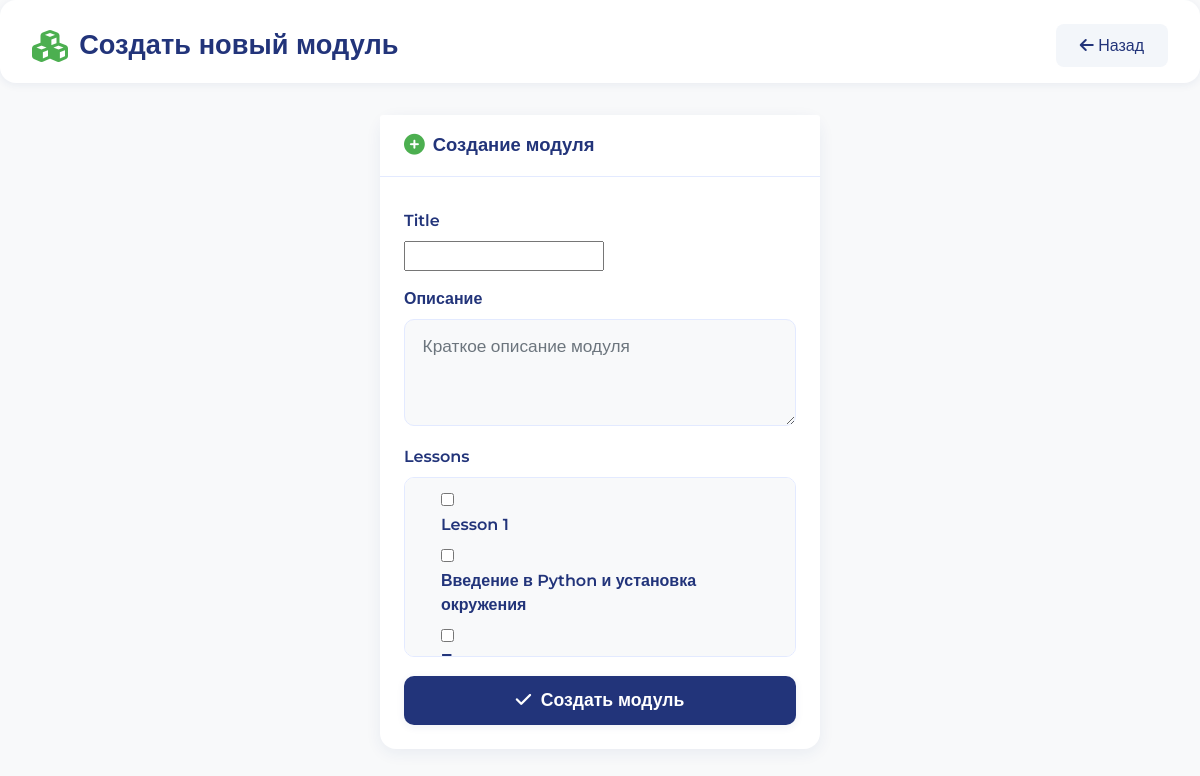
The app's page /create_module/ (signed in), older data.
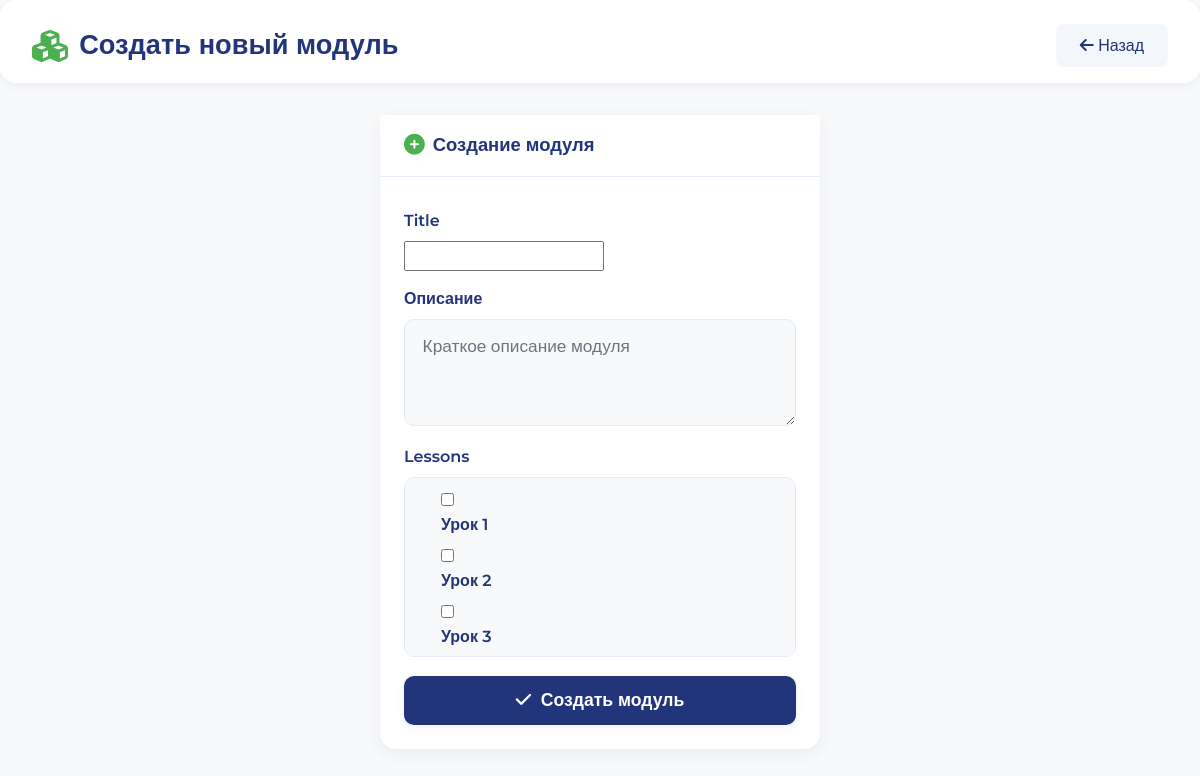
The same page, newer data.
### courses/models.py (models this page shows, shortened)
class Lesson(models.Model):
    title = models.CharField(max_length=100)
    video = models.FileField(upload_to='videos/', blank=True, null=True)
    video_url = models.URLField(
        max_length=500,
        blank=True,
        null=True,
        help_text='URL видео (YouTube, Vimeo, Google Drive, Dropbox, OneDrive)',
        validators=[validate_video_url]
    )
    pdf = models.FileField(upload_to='pdfs/', blank=True, null=True)
    convert_pdf_to_slides = models.BooleanField(
        default=False,
        help_text='Конвертировать PDF/PPTX в слайды для просмотра на странице'
    )
    converted_slides_status = models.CharField(
        max_length=20,
        choices=[('pending', 'В ожидании'), ('completed', 'Завершено'), ('failed', 'Ошибка'), ('not_applicable', 'Неприменимо')],
        default='not_applicable',
        help_text='Статус конвертации PDF/PPTX в слайды'
    )
    slide_count = models.IntegerField(default=0, help_text='Количество сгенерированных слайдов')
    def __str__(self):
        return self.title

### courses/views.py (the view)
# urls.py: path('create_module/', views.create_module, name='create_module'),
@login_required
def create_module(request):
    if request.method == 'POST':
        module_form = ModuleCreationForm(request.POST)
        if module_form.is_valid():
            module_form.save()
            return redirect('admin_modules_page')
    else:
        module_form = ModuleCreationForm()
    return render(request, 'courses/create_module.html', {
        'module_form': module_form,
    })

### courses/forms.py
class ModuleCreationForm(forms.ModelForm):
    class Meta:
        model = Module
        fields = ['title', 'description', 'lessons']
        widgets = {
            'lessons': forms.CheckboxSelectMultiple
        }
    def __init__(self, *args, **kwargs):
        super().__init__(*args, **kwargs)
        self.fields['lessons'].required = False
        self.fields['lessons'].queryset = Lesson.objects.all().order_by('id', 'title')
        if 'description' in self.fields:
            self.fields['description'].widget = forms.Textarea(attrs={'class': 'form-control', 'rows': 3, 'placeholder': 'Краткое описание модуля'})

### courses/templates/courses/create_module.html (shortened to what this page needs)
{% load static %}
<!DOCTYPE html>
<html lang="ru">
<head>
    <link rel="stylesheet" href="https://stackpath.bootstrapcdn.com/bootstrap/4.5.2/css/bootstrap.min.css">
    <link rel="stylesheet" href="https://cdnjs.cloudflare.com/ajax/libs/font-awesome/6.0.0-beta3/css/all.min.css">
</head>
<body>
    <header class="admin-header">
        <span class="admin-title"><i class="fas fa-cubes"></i>Создать новый модуль</span>
        <a href="{% url 'admin_modules_page' %}" class="btn btn-back"><i class="fas fa-arrow-left"></i> Назад</a>
    </header>
    <div class="container">
        <div class="card">
            <div class="card-header">
                <h3><i class="fas fa-plus-circle"></i> Создание модуля</h3>
            </div>
            <div class="card-body">
                <form method="post">
                    {% for field in module_form %}
                        {% if field.name == 'lessons' %}
                            <div class="form-group">
                                <label>{{ field.label }}</label>
                                <div class="module-lessons">
                                    {% for checkbox in field %}
                                        <div class="form-check">
                                            {{ checkbox.tag }}
                                            <label class="form-check-label" for="{{ checkbox.id_for_label }}">{{ checkbox.choice_label }}</label>
                                        </div>
                                    {% endfor %}
                                </div>
                            </div>
                        {% elif field.name == 'description' %}
                            <div class="form-group">
                                <label for="{{ field.id_for_label }}">Описание</label>
                                {{ field }}
                            </div>
                        {% else %}
                            <div class="form-group">
                                <label for="{{ field.id_for_label }}">{{ field.label }}</label>
                                {{ field }}
                            </div>
                        {% endif %}
                    {% endfor %}
                    <button type="submit" class="btn btn-primary w-100 mt-2"><i class="fas fa-check"></i> Создать модуль</button>
                </form>
            </div>
        </div>
    </div>
</body>
</html>

Row changes from the older to the newer data that the page shows:
removed Lesson: choice_label "Lesson 1"
removed Lesson: choice_label "Введение в Python и установка окружения"
added Lesson: choice_label "Урок 1"
added Lesson: choice_label "Урок 2"
added Lesson: choice_label "Урок 3"
